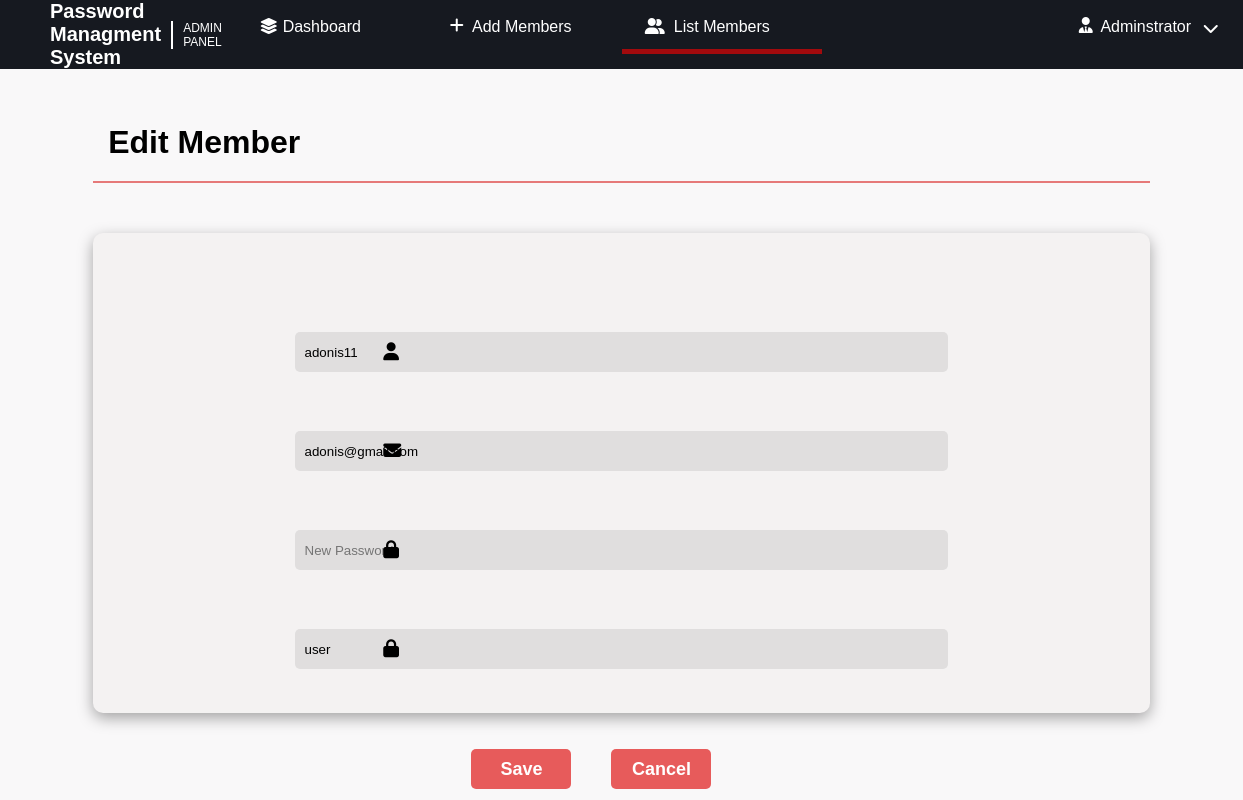
/edit_member.php?updateid=34, run on the app's committed database.
### tables this page shows
CREATE TABLE `users` (
  `userID` int(11) NOT NULL,
  `username` varchar(60) NOT NULL,
  `email` varchar(60) NOT NULL,
  `password` varchar(60) NOT NULL,
  `role` varchar(5) NOT NULL DEFAULT 'user'
);

### edit_member.php (the view, shortened to what this page needs)
<!DOCTYPE html>
<html lang="en">
<head>
</head>
<link rel="stylesheet" href="admin-list-members-style1.css">
 <link rel="stylesheet" href="https://cdnjs.cloudflare.com/ajax/libs/font-awesome/6.5.1/css/all.min.css"/>
 <?php
include "connection.php";
if(isset($_POST['cancel'])){
    header("Location:admin_list_members.php");
}else{
    $uid = $_GET['updateid'];
    $sql= "SELECT * FROM `users` WHERE userID = $uid";
    $result = mysqli_query($conn,$sql);
    $row = mysqli_fetch_assoc($result);
    $username=$row['username'];
    $emailadd=$row['email'];
    $role=$row['role'];
}
?>
<body>
     <div class="container">
        <header>
            <div class="logo">
                <h1>Password Managment System</h1>
                <p>ADMIN PANEL</p>
            </div>
            <div class="menu">
                <ul>
                    <div class="item">
                        <i class="fa-solid fa-layer-group"></i>
                        <li> <a href="admin.php">Dashboard</a></li>
                    </div>
                    <div class="item">
                        <i class="fa-solid fa-plus"></i>
                        <li><a href="admin_members.php">Add Members</a></li>
                    </div>
                    <div class="item">
                       <i class="fa-solid fa-user-group"></i>
                        <li><a href="admin_list_members.php">List Members</a></li>
                    </div>
                </ul>
            </div>
            <div class="account">
                <div class="last-item">
                    <i class="fa-solid fa-user-tie admin-pos"></i>
                    <p>Adminstrator</p>
                    <i class="fa-solid fa-chevron-down"></i>
                </div>
            </div>
        </header>
    </div>
    <div class="content">
        <div class="title">
            <h1>Edit Member</h1>
        </div>
        <div class="main-container">
            <div class="wrapper">
                <form  method="POST" action=" <?php echo("edit_member.php?updateid={$_GET['updateid']}")?>">
                    <div class="row">
                        <i class="fas fa-user"></i>
                        <input class="field" type="text" placeholder="UserName" name="uname" value="<?php if(isset($_GET['updateid'])){
             echo $username;
            } ?>">
                    </div>
                    <div class="row">
                       <i class="fa-solid fa-envelope"></i>
                        <input class="field" type="text" placeholder="Email" name="email" value="<?php if(isset($_GET['updateid'])){
             echo $emailadd;
            } ?>">
                    </div>
                    <div class="row">
                        <i class="fas fa-lock"></i>
                        <input class="field" type="text" placeholder="New Password" name="pass">
                    </div>
                     <div class="row">
                        <i class="fas fa-lock"></i>
                        <input class="field" type="text" placeholder="Role" name="role" value="<?php if(isset($_GET['updateid'])){
             echo $role;
            } ?>">
                    </div>
                    <div class="action">
                        <div class="row button">
                            <input type="submit" value="Save" name="submit">
                        </div>
                        <div class="row button">
                            <input type="submit" value="Cancel" name="cancel">
                        </div>
                    </div>
                </form>
            </div>
        </div>
    </div>
</body>
</html>

### admin-list-members-style1.css (style rules this page uses)
body { margin: 0; padding: 0; background-color: #f9f8f9; font-family: sans-serif; box-sizing: border-box; }
h1, p, ul, li { margin: 0; padding: 0; }
.container { background-color: #161920; color: white; }
header { display: flex; justify-content: space-between; }
.logo { display: flex; justify-content: center; align-items: center; padding-left: 50px; }
.logo h1 { font-size: 20px; padding-right: 10px; }
.logo p { font-size: 12px; border-left: 2px solid white; padding-left: 10px; }
.menu { margin-right: 20%; }
.menu .item { height: 54px; transition: 0.4s ease-in; }
.menu .item:nth-child(3) { box-sizing: border-box; border-bottom: 5px solid hsla(0, 98%, 49%, 0.622); }
.menu .item i { position: relative; top: 18px; left: 38px; color: white; transition: 0.4s ease-in; }
.menu .item .fa-plus { left: 28px; top: 17px; }
.menu .item .fa-user-group { left: 23px; }
.menu ul { list-style: none; display: flex; justify-content: space-around; }
.menu ul li { width: 200px; }
.menu ul li a { text-decoration: none; display: block; width: 100%; height: 100%; text-align: center; color: white; transition: 0.4s ease-in; }
.account { margin-right: 30px; padding-right: 50px; cursor: pointer; text-align: center; transition: 0.3s ease-in; }
.last-item p { padding-left: 30px; }
.fa-chevron-down { position: relative; left: 80px; top: -16px; }
.admin-pos { position: relative; right: 45px; top: 17px; }
.content { width: 85vw; margin-inline: auto; margin-top: 35px; }
.content .title { margin-bottom: 50px; }
.content .title h1 { padding: 20px 15px; border-bottom: 2px solid hsla(0, 71%, 52%, 0.622); }

### edit_member.php (style rules this page uses)
.main-container { background-color: #f4f2f2; width: 100%; height: 60vh; box-shadow: rgba(0, 0, 0, 0.35) 0px 5px 15px; display: flow-root; border-radius: 10px; }
.wrapper form .row .field { width: 60%; height: 20px; background: #e0dede; justify-content: center; display: flex; margin: 20px auto; padding: 10px; border: none; outline: none; border-radius: 5px; }
.wrapper { margin-top: 60px; }
.content .main-container i { position: relative; left: 290px; top: 50px; font-size: large; }
.action { display: flex; flex-direction: row; justify-content: center; align-items: center; margin-top: 80px; margin-right: 100px; }
.action .row input { width: 100px; height: 40px; margin-left: 40px; background: hsla(0, 76%, 52%, 0.754); color: white; font-size: large; font-weight: bold; border: none; border-radius: 5px; transition: 0.4s ease-in-out; }

### data on the page
users: uname "adonis11", email "adonis@gmail.com", role "user"
